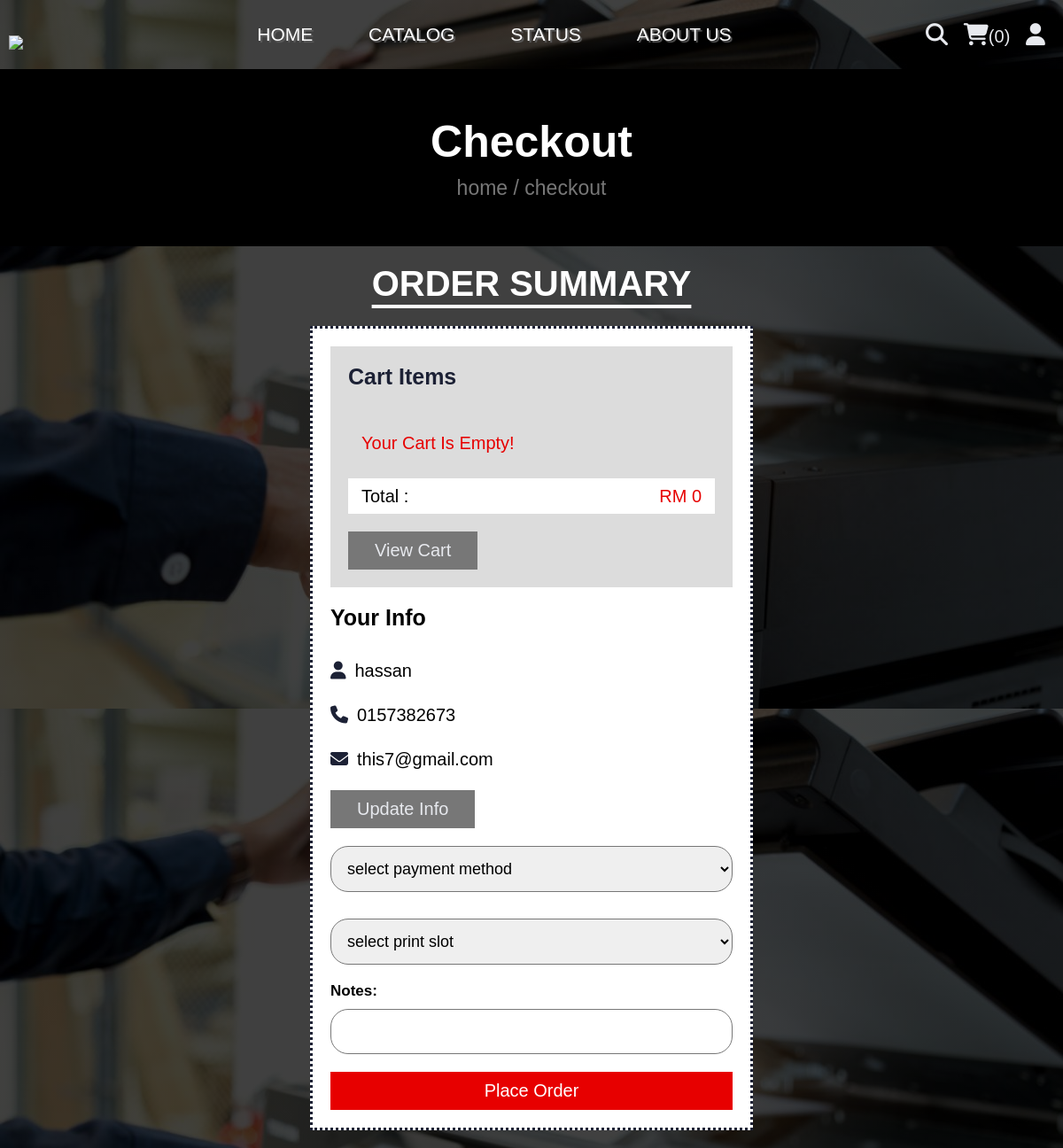
The app's page /checkout.php (signed in) with its own data.
### tables this page shows
CREATE TABLE `users` (
  `id` int(100) NOT NULL,
  `name` varchar(100) NOT NULL,
  `email` varchar(50) NOT NULL,
  `number` varchar(20) NOT NULL,
  `password` varchar(10) NOT NULL
);

### checkout.php (the view, shortened to what this page needs)
<?php
include 'components/connect.php';
if(isset($_SESSION['user_id'])){
   $user_id = $_SESSION['user_id'];
}else{
   $user_id = '';
   header('location:home.php');
};
?>
<!DOCTYPE html>
<html lang="en">
<head>
   <link rel="stylesheet" href="https://cdnjs.cloudflare.com/ajax/libs/font-awesome/6.1.1/css/all.min.css">
   <link rel="stylesheet" href="css/style.css">
</head>
<body>
<?php include 'components/user_header.php'; ?>
<div class="heading">
   <h3>checkout</h3>
   <p><a href="home.php">home</a> <span> / checkout</span></p>
</div>
<section class="checkout">
   <h1 class="title">order summary</h1>
<form action="" method="post">
   <div class="cart-items">
      <h3>cart items</h3>
      <?php
         $grand_total = 0;
         $cart_items[] = '';
         $select_cart = $conn->prepare("SELECT * FROM `cart` WHERE user_id = ?");
         $select_cart->execute([$user_id]);
         if($select_cart->rowCount() > 0){
            while($fetch_cart = $select_cart->fetch(PDO::FETCH_ASSOC)){
               $cart_items[] = $fetch_cart['name'].' ('.$fetch_cart['price'].' x '. $fetch_cart['quantity'].') - ';
               $total_products = implode($cart_items);
               $grand_total += ($fetch_cart['price'] * $fetch_cart['quantity']);
      ?>
      <p><span class="name"><?= $fetch_cart['name']; ?></span><span class="price">RM <?= $fetch_cart['price']; ?> x <?= $fetch_cart['quantity']; ?></span></p>
      <?php
            }
         }else{
            echo '<p class="empty">your cart is empty!</p>';
         }
      ?>
      <p class="grand-total"><span class="name">Total :</span><span class="price">RM <?= $grand_total; ?></span></p>
      <a href="cart.php" class="btn">view cart</a>
   </div>
   <div class="user-info">
      <h3>your info</h3>
      <p><i class="fas fa-user"></i><span><?= $fetch_profile['name'] ?></span></p>
      <p><i class="fas fa-phone"></i><span><?= $fetch_profile['number'] ?></span></p>
      <p><i class="fas fa-envelope"></i><span><?= $fetch_profile['email'] ?></span></p>
      <a href="update_profile.php" class="btn">update info</a>
      <select name="method" class="box" required>
         <option value="" disabled selected>select payment method</option>
      </select>
      <select name="reservation" class="box" required>
         <option value="" disabled selected>select print slot</option>
      </select>
      <h4>Notes:</h4>
      <input type="text" required placeholder="" name="notes" maxlength="100" class="box">
      <input type="submit" value="place order" class="btn" style="width:100%; background:var(--red); color:var(--white);" name="submit">
   </div>
</form>
</section>
</body>
</html>

### style.css (style rules this page uses)
:root { --navy: #1C2135; --blue:#5A6794; --light: #8794C0; --white:#fff; --gray:#292B25; --dark-black:#000000; --light-color:#777; --light-gray: #DCDCDC; --dull:#E7E9EE; --nude:#D8CD80; --red:#e70000; }
* { font-family: sans-serif; margin:0; padding:0; box-sizing: border-box; outline: none; border: none; text-decoration: none; }
html { font-size: 62.5%; overflow-x: hidden; scroll-behavior: smooth; stop-opacity: 7rem; }
section { margin:0 auto; max-width: 1200px; padding:2rem; }
.title { text-align: center; margin-bottom: 2.5rem; font-size: 4rem; color:var(--white); text-transform: uppercase; text-decoration: underline; text-underline-offset: 1rem; }
.heading { display: flex; align-items: center; justify-content: center; gap:1rem; flex-flow: column; background-color: var(--dark-black); min-height: 20rem; }
.heading h3 { font-size: 5rem; color:var(--white); text-transform: capitalize; }
.heading p { font-size: 2.3rem; color:var(--light-color); }
.heading p a { color:var(--brown); }
.btn, .delete-btn { margin-top: 1rem; display: inline-block; font-size: 2rem; padding:1rem 3rem; cursor: pointer; text-transform: capitalize; transition: .2s linear; }
.btn { background-color: var(--light-color); color:var(--dull); }
.empty { border:var(--border); padding:1.5rem; text-align: center; width: 100%; font-size: 2rem; text-transform: capitalize; color:var(--red); }
.checkout form { max-width: 50rem; margin:0 auto; border:var(--border); border-style: dotted; border-color: var(--navy); background-color: var(--white); padding:2rem; }
.checkout form h3 { font-size: 2.5rem; text-transform: capitalize; padding: 2rem 0; color:var(--black); }
.checkout form h4 { font-size: 17px; text-transform: capitalize; margin-top: 10px; margin-bottom: -10px; color:var(--dark-black); }
.checkout form .cart-items { background-color: var(--light-gray); padding:2rem; padding-top: 0; }
.checkout form .cart-items h3 { color:var(--navy); }
.checkout form .cart-items p { display: flex; align-items: center; gap:1.5rem; justify-content: space-between; margin:1rem 0; line-height: 1.5; font-size: 2rem; }
.checkout form .cart-items p .name { color:var(--dark-black); }
.checkout form .cart-items p .price { color:var(--dark-black); }
.checkout form .cart-items .grand-total { background-color: var(--white); padding:.5rem 1.5rem; }
.checkout form .cart-items .grand-total .price { color:var(--red); }
.checkout form .user-info p { font-size: 2rem; line-height: 1.5; padding:1rem 0; }
.checkout form .user-info p i { color:var(--navy); margin-right: 1rem; }
.checkout form .user-info p span { color:var(--dark-black); }
.checkout form .user-info .box { width: 100%; border:var(--border); border-style: solid; border-radius: 20px; border-width: 1px; border-color: var(--light-color); padding:1.4rem; margin-top: 2rem; margin-bottom: 1rem; font-size: 1.8rem; }

### records on screen
users: name "hassan", number "0157382673", email "this7@gmail.com"

### other values on screen
$total_cart_items "0"
$grand_total "0"
